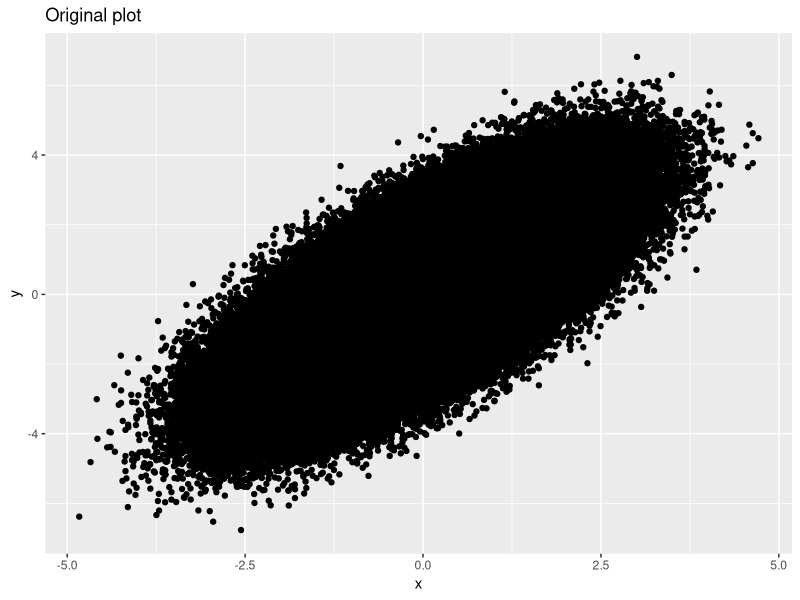
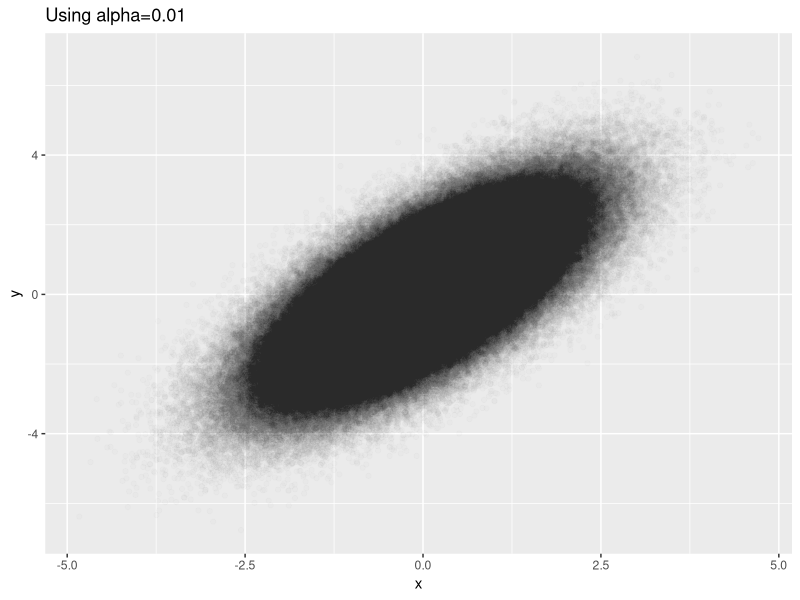
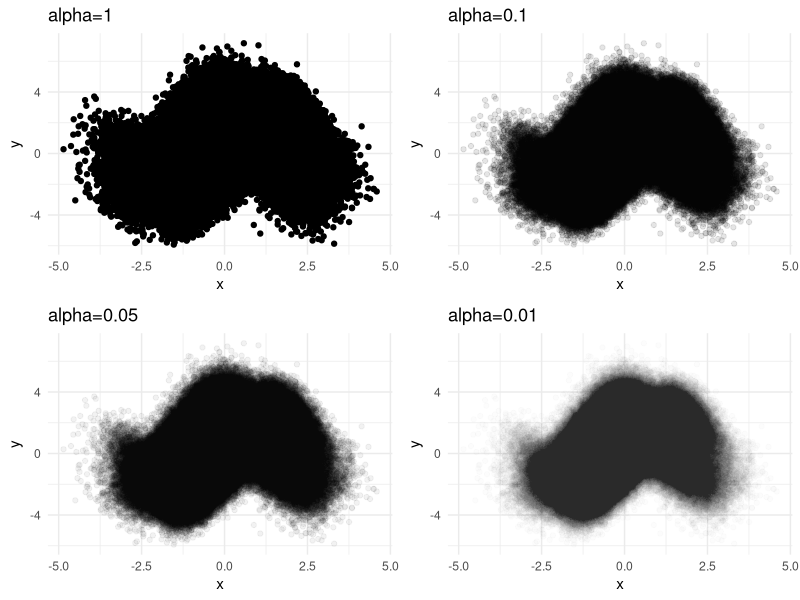
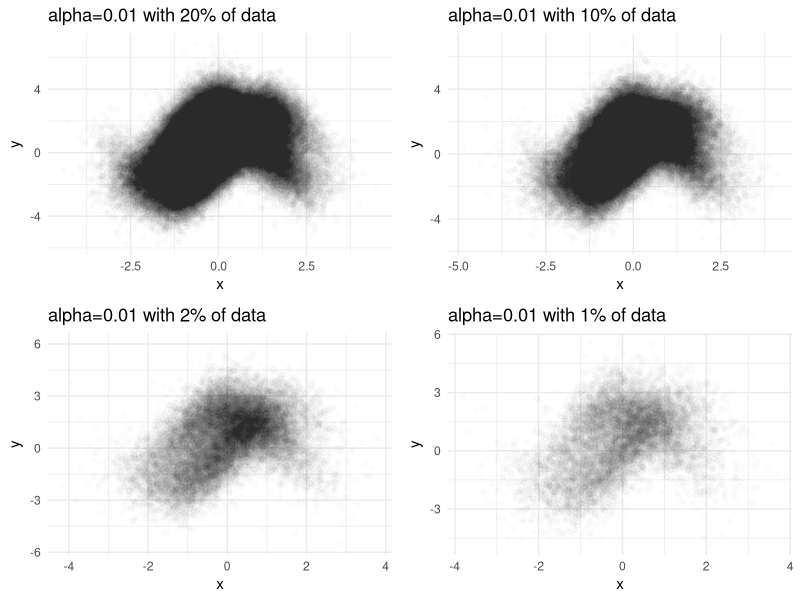
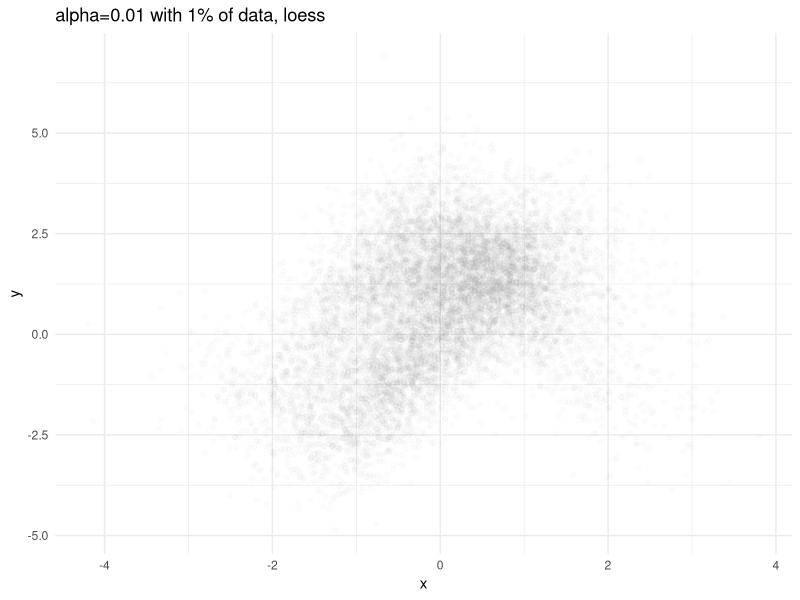
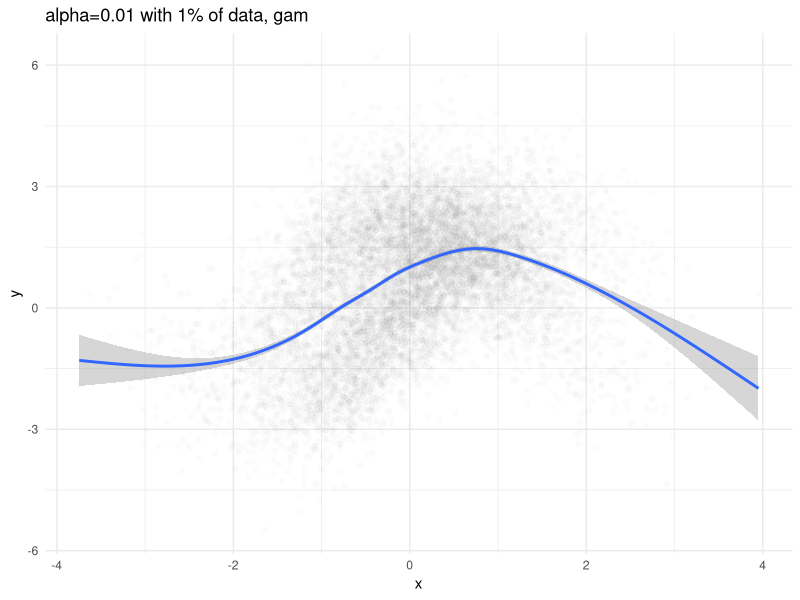
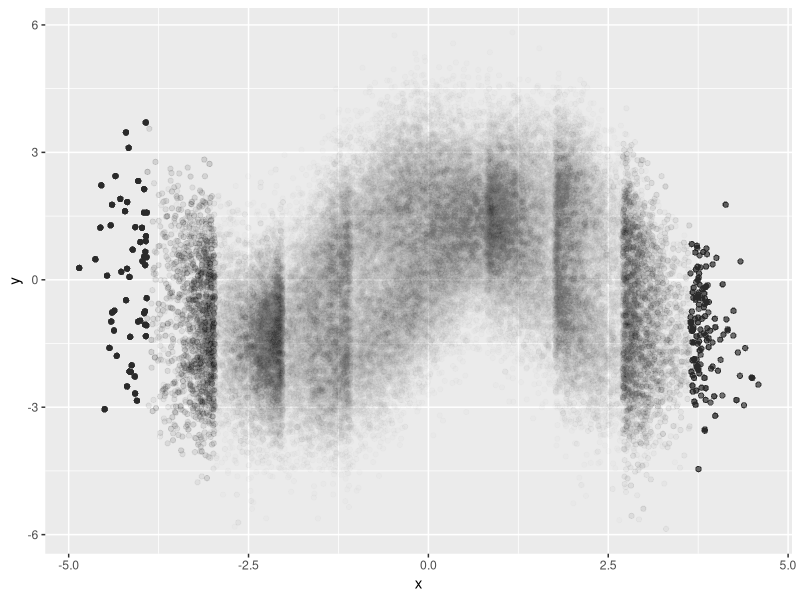
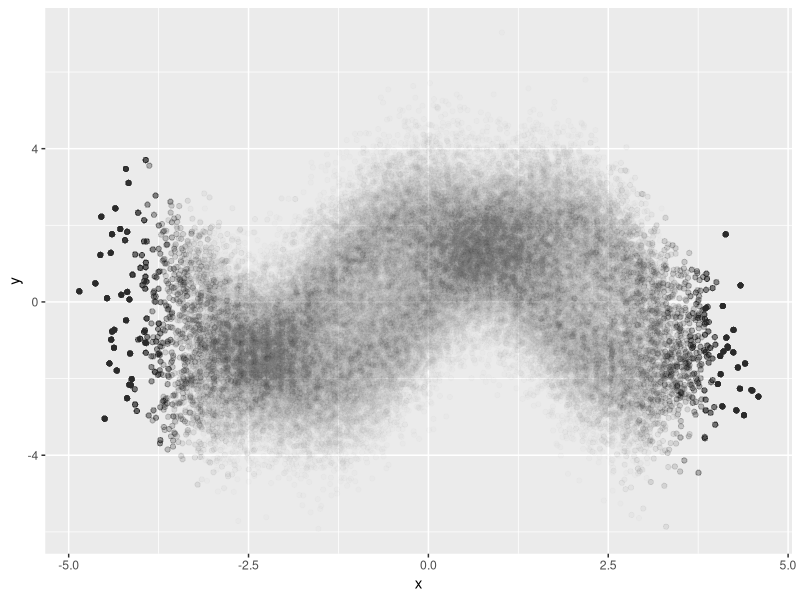

The R source for these figures, in order: (Note: this script raises an error after producing the figures.)
## ---- chunk 1
###tags=시각화,EDA,빅데이터
###category=R,시각화
knitr::opts_chunk$set(echo = TRUE)
knitr::opts_chunk$set(echo = TRUE, warning=FALSE)
knitr::opts_chunk$set(out.width='70%', fig.show='hold')
knitr::opts_chunk$set(dev = "png", dev.args = list(type = "cairo-png"))
# https://www.jumpingrivers.com/blog/r-knitr-markdown-png-pdf-graphics/
#knitr::opts_chunk$set(dev = 'png')
## ---- chunk 2
library(dplyr)
library(data.table)
library(cowplot)
library(ggplot2)

#N <- 1000
N <- 1000000

x <- rnorm(N)
y <- x + rnorm(N)


dat <- data.table(x = x, 
                  y = y)
## ---- chunk 3
dat %>% ggplot(aes(x=x, y=y)) + 
  geom_point() + 
  labs(title='Original plot')
## ---- chunk 4
dat %>% ggplot(aes(x=x, y=y)) + geom_point(alpha=0.01) + 
  labs(title='Using alpha=0.01')
## ---- chunk 5
x1 <- rnorm(N/2)
y1 <- 2*sin(x1) + rnorm(N/2)
x2 <- rnorm(N/2)
y2 <- 2*cos(x2) + rt(N/2, df=30)

dat <- data.table(x=c(x1,x2),
                  y=c(y1,y2))
## ---- chunk 6
p1 <- dat %>% ggplot(aes(x=x, y=y)) + geom_point() + 
  labs(title='alpha=1') + theme_minimal()
p2 <- dat %>% ggplot(aes(x=x, y=y)) + geom_point(alpha=0.1) + 
  labs(title='alpha=0.1') + theme_minimal()
p3 <- dat %>% ggplot(aes(x=x, y=y)) + geom_point(alpha=0.05) +
  labs(title='alpha=0.05') + theme_minimal()
p4 <- dat %>% ggplot(aes(x=x, y=y)) + geom_point(alpha=0.01) +
  labs(title='alpha=0.01') + theme_minimal()

plot_grid(p1,p2,p3,p4,ncol=2)
## ---- chunk 7
p1 <- dat %>% sample_n(N/5) %>% 
  ggplot(aes(x=x, y=y)) + geom_point(alpha=0.01) + 
  labs(title='alpha=0.01 with 20% of data') + theme_minimal()
p2 <- dat %>% sample_n(N/10) %>% 
  ggplot(aes(x=x, y=y)) + geom_point(alpha=0.01) + 
  labs(title='alpha=0.01 with 10% of data') + theme_minimal()
p3 <- dat %>% sample_n(N/50) %>% 
  ggplot(aes(x=x, y=y)) + geom_point(alpha=0.01) +
  labs(title='alpha=0.01 with 2% of data') + theme_minimal()
p4 <- dat %>% sample_n(N/100) %>% 
  ggplot(aes(x=x, y=y)) + geom_point(alpha=0.01) +
  labs(title='alpha=0.01 with 1% of data') + theme_minimal()
library(cowplot)
plot_grid(p1,p2,p3,p4,ncol=2)
## ---- chunk 8
p1 <- dat %>% sample_n(N/100) %>% 
  ggplot(aes(x=x, y=y)) + geom_point(alpha=0.01) +
  geom_smooth(method='loess') + 
  labs(title='alpha=0.01 with 1% of data, loess') + theme_minimal() 
p2 <- dat %>% sample_n(N/100) %>% 
  ggplot(aes(x=x, y=y)) + geom_point(alpha=0.01) +
  geom_smooth(method='auto') + 
  labs(title='alpha=0.01 with 1% of data, gam') + theme_minimal() 
print(p1)
print(p2)
## ---- chunk 9
dat %>% 
  mutate(xCut = cut(x, breaks=10)) %>%
  group_by(xCut) %>%
  do(sample_n(., 10000, replace=TRUE)) %>%
  ggplot(aes(x=x, y=y)) + 
  geom_point(alpha=0.01)
## ---- chunk 10
dat %>% 
  mutate(xCut = cut(x, breaks=50)) %>%
  group_by(xCut) %>%
  do(sample_n(., 2000, replace=TRUE)) %>%
  ggplot(aes(x=x, y=y)) + 
  geom_point(alpha=0.01)
## ---- chunk 11
xDensity <- ks::kde(dat$x)
dat$prob <- predict(xDensity, x = dat$x)

#head(dat)
dat %>% 
  mutate(xCut = cut(x, breaks=50)) %>%
  group_by(xCut) %>%
  do(sample_n(., 2000, replace=TRUE, weight=1/prob)) %>%
  
  ggplot(aes(x=x, y=y)) + 
  geom_point(alpha=0.01) 
